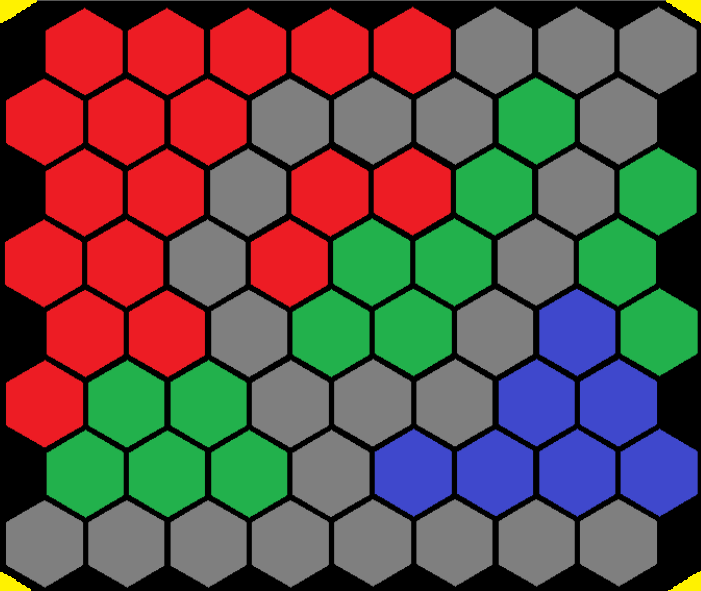
#> input picture prototyping/OpenCv/hex_t.PNG, 701 x 591 px
$ python detect_shapes.py   (older library calls are emulated)
#> lines starting #> are read from the running program, lines starting #| are printed output that depends on the picture; after the words box and inside, x2 and y2 are one past the last pixel; in counts of white or black regions, pixels touching at a corner belong together
### prototyping/OpenCv/pyimagesearch/shapedetector.py
# import the necessary packages
import cv2


class ShapeDetector:
    def __init__(self):
        pass

    def detect(self, c):
        # initialize the shape name and approximate the contour
        shape = "unidentified"
        peri = cv2.arcLength(c, True)
        approx = cv2.approxPolyDP(c, 0.04 * peri, True)

        # if the shape is a triangle, it will have 3 vertices
        if len(approx) == 3:
            shape = "triangle"

        # if the shape has 4 vertices, it is either a square or
        # a rectangle
        elif len(approx) == 4:
            # compute the bounding box of the contour and use the
            # bounding box to compute the aspect ratio
            (x, y, w, h) = cv2.boundingRect(approx)
            ar = w / float(h)

            # a square will have an aspect ratio that is approximately
            # equal to one, otherwise, the shape is a rectangle
            shape = "square" if ar >= 0.95 and ar <= 1.05 else "rectangle"

        # if the shape is a pentagon, it will have 5 vertices
        elif len(approx) == 5:
            shape = "pentagon"
        # if the shape is a hexagon, it will have 6 vertices
        elif len(approx) == 6:
            shape = "hexagon"
        # otherwise, we assume the shape is a circle
        else:
            shape = "circle"

        # return the name of the shape
        return shape

### prototyping/OpenCv/detect_shapes.py
# USAGE
# python detect_shapes.py --image shapes_and_colors.png

# import the necessary packages
from pyimagesearch.shapedetector import ShapeDetector
import argparse
import imutils
import numpy as np
import cv2

four = {}
four['points'] = []
four_corners = []
four_corners = []

#data['points'] = []
# construct the argument parse and parse the arguments
# ap = argparse.ArgumentParser()
# ap.add_argument("-i", "shapes_and_colors.png", required=True)
# args = vars(ap.parse_args())

# load the image and resize it to a smaller factor so that
# the shapes can be approximated better
image = cv2.imread("hex_t.PNG")
#> image is the input picture: shape (591, 701, 3); mean B, G, R 76.1, 81.3, 101.8
resized = imutils.resize(image, width=300)
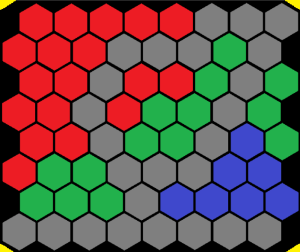
#> resized: shape (252, 300, 3); mean B, G, R 76.1, 81.3, 101.8
ratio = image.shape[0] / float(resized.shape[0])
#> ratio = 2.35

# convert the resized image to grayscale, blur it slightly,
# and threshold it
gray = cv2.cvtColor(resized, cv2.COLOR_BGR2GRAY)
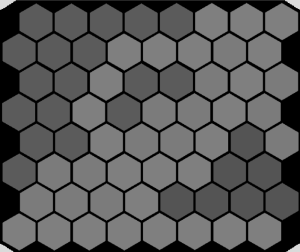
#> gray: shape (252, 300); min 0, max 218, mean 86.8
blurred = cv2.GaussianBlur(gray, (5, 5), 0)
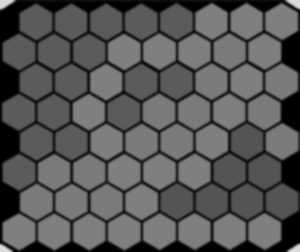
#> blurred: shape (252, 300); min 0, max 218, mean 86.7
thresh = cv2.threshold(blurred, 60, 255, cv2.THRESH_BINARY)[1]
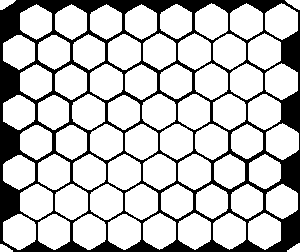
#> thresh: shape (252, 300); 75.9% white; 1 black region

# find contours in the thresholded image and initialize the
# shape detector
cnts = cv2.findContours(thresh.copy(), cv2.RETR_EXTERNAL,
                        cv2.CHAIN_APPROX_SIMPLE)
#> cnts = 68 contours; largest, box (x1, y1, x2, y2) and area: (142, 94, 176, 130) 880, (230, 63, 263, 100) 871, (248, 213, 281, 250) 870, (108, 154, 141, 190) 870, (3, 214, 36, 250) 870
cnts = cnts[0] if imutils.is_cv2() else cnts[1]
sd = ShapeDetector()

# loop over the contours
for c in cnts:
    # compute the center of the contour, then detect the name of the
    # shape using only the contour
    M = cv2.moments(c)
    cX = int((M["m10"] / M["m00"]) * ratio)
    cY = int((M["m01"] / M["m00"]) * ratio)
    shape = sd.detect(c)
    if shape == "triangle":
        # multiply the contour (x, y)-coordinates by the resize ratio,
        # then draw the contours and the name of the shape on the image
        c = c.astype("float")
        c *= ratio
        c = c.astype("int")
        px = image[cY, cX]
        #print(px)

        cv2.drawContours(image, [c], -1, (0, 255, 0), 2)
        cv2.circle(image, (cX, cY), 7, (255, 255, 255), -1)
        cv2.putText(image, shape, (cX, cY), cv2.FONT_HERSHEY_SIMPLEX,
                0.5, (255, 255, 255), 2)
        #print(cX, cY)


        if len(four_corners) < 4:
            four_corners.append([cX, cY])
            points = np.vstack(four_corners).astype(float)
           # print(four_corners)
            cv2.imshow("Image", image)
         #cv2.waitKey(0)

    # show the output image
    four_corners.reverse()

    four['points'] = four_corners
    points = np.vstack(four['points']).astype(float)
    print(four)
#> this loop made 68 passes
#> (cX, cY, shape, peri in detect, approx in detect) on pass 2: (691, 581, 'triangle', 35.9, [[299, 243], [287, 251], [299, 251]])
#> (cX, cY, shape, peri in detect, approx in detect) on pass 1: (10, 582, 'triangle', 34.49, [[0, 244], [0, 251], [12, 251]])
#| {'points': [[10, 582]]}
#| {'points': [[691, 581], [10, 582]]}
#| {'points': [[10, 582], [691, 581]]}
#| {'points': [[691, 581], [10, 582]]}
#| {'points': [[10, 582], [691, 581]]}
#| {'points': [[691, 581], [10, 582]]}
#| {'points': [[10, 582], [691, 581]]}
#| {'points': [[691, 581], [10, 582]]}
#> (further printed lines are left out)
#> pass 1, `cv2.imshow("Image", image)`:
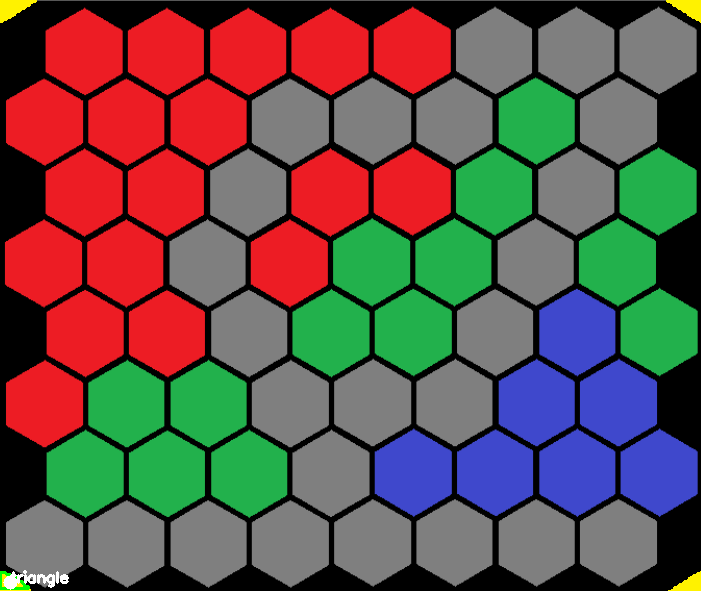
#> window 'Image': shape (591, 701, 3); mean B, G, R 76.4, 81.5, 101.9
#> after the loop:
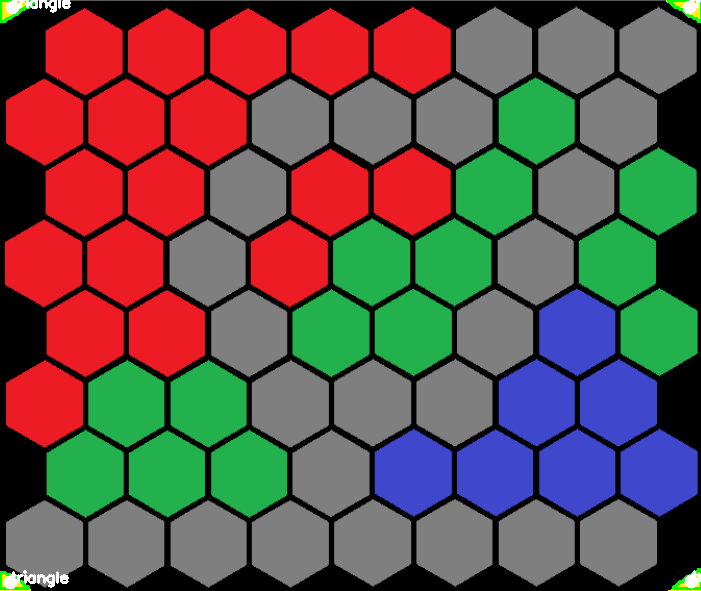
#> image: shape (591, 701, 3); 0.51% of pixels changed, all inside (x1, y1, x2, y2) = (0, 0, 701, 590)
#> after the loop, four = {'points': [[12, 7], [691, 581], [10, 582], [689, 7]]}; four_corners = [[12, 7], [691, 581], [10, 582], [689, 7]]

$ run again, with prototyping/OpenCv/all_color_terrain.png copied over prototyping/OpenCv/hex_t.PNG
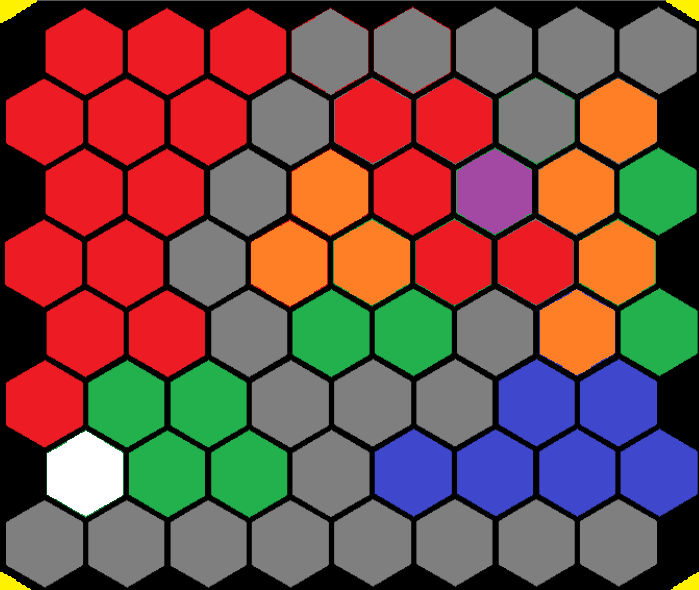
#> input picture prototyping/OpenCv/all_color_terrain.png, 699 x 590 px
#> image is the input picture: shape (590, 699, 3); mean B, G, R 73.9, 79.6, 121.9
#> `thresh = cv2.threshold(blurred, 60, 255, cv2.THRESH_BINARY)[1]`:
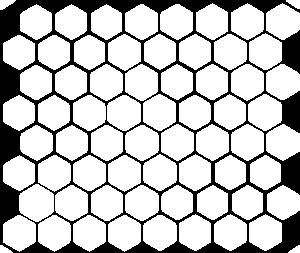
#> thresh: shape (253, 300); 76.5% white; 1 black region
#> cnts = 68 contours; largest, box (x1, y1, x2, y2) and area: (19, 184, 54, 222) 957, (248, 94, 282, 131) 905, (107, 95, 141, 131) 898, (143, 94, 176, 131) 893, (143, 154, 177, 191) 892
#> the loop `for c in cnts:` made 68 passes
#> (cX, cY, shape, peri in detect, approx in detect) on pass 2: (9, 581, 'triangle', 33.9, [[0, 245], [0, 252], [12, 252]])
#> (printed output is left out)
#> after the loop `for c in cnts:`:
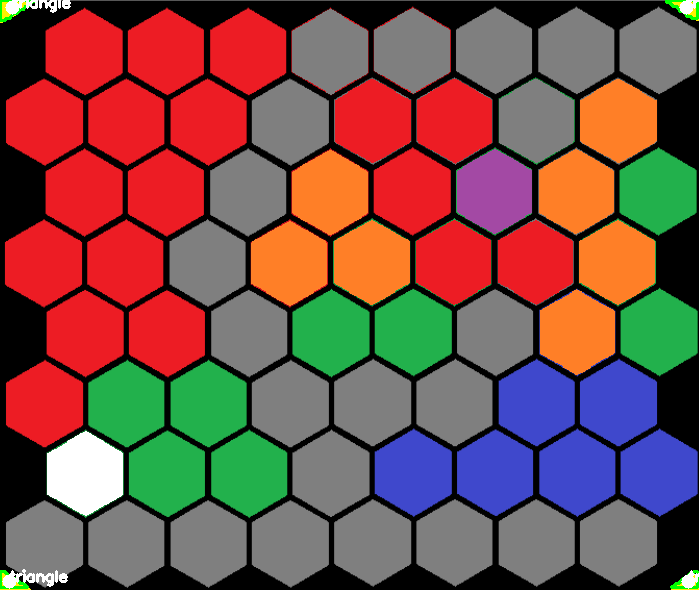
#> image: shape (590, 699, 3); 0.51% of pixels changed, all inside (x1, y1, x2, y2) = (0, 0, 699, 589)
#> after the loop `for c in cnts:`: four = {'points': [[12, 7], [9, 581], [688, 581], [686, 7]]}; four_corners = [[12, 7], [9, 581], [688, 581], [686, 7]]
